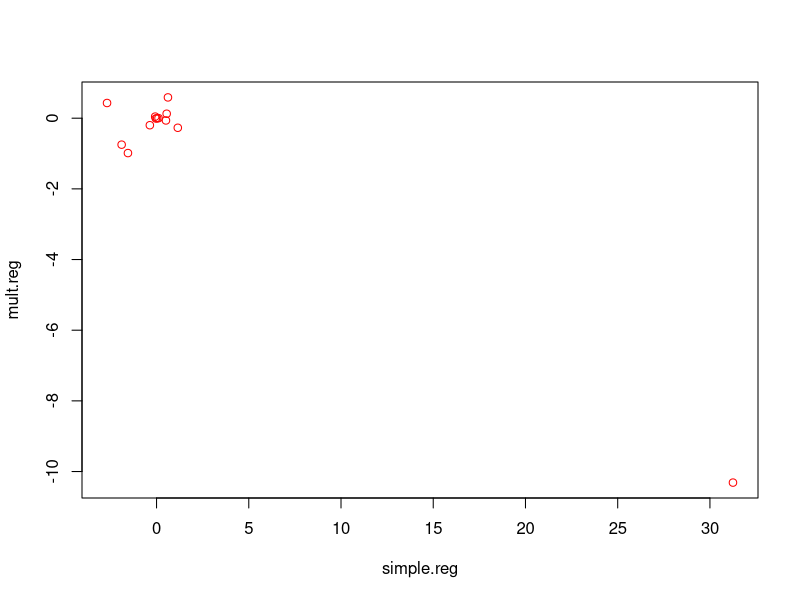

The R script that drew this image:
## ---- chunk 1
library(MASS)
attach(Boston)
fit.zn <- lm(crim ~ zn)
summary(fit.zn)
fit.indus <- lm(crim ~ indus)
summary(fit.indus)
chas <- as.factor(chas)
fit.chas <- lm(crim ~ chas)
summary(fit.chas)
fit.nox <- lm(crim ~ nox)
summary(fit.nox)
fit.rm <- lm(crim ~ rm)
summary(fit.rm)
fit.age <- lm(crim ~ age)
summary(fit.age)
fit.dis <- lm(crim ~ dis)
summary(fit.dis)
fit.rad <- lm(crim ~ rad)
summary(fit.rad)
fit.tax <- lm(crim ~ tax)
summary(fit.tax)
fit.ptratio <- lm(crim ~ ptratio)
summary(fit.ptratio)
fit.black <- lm(crim ~ black)
summary(fit.black)
fit.lstat <- lm(crim ~ lstat)
summary(fit.lstat)
fit.medv <- lm(crim ~ medv)
summary(fit.medv)
## ---- chunk 2
fit.all <- lm(crim ~ ., data = Boston)
summary(fit.all)
## ---- chunk 3
simple.reg <- vector("numeric",0)
simple.reg <- c(simple.reg, fit.zn$coefficient[2])
simple.reg <- c(simple.reg, fit.indus$coefficient[2])
simple.reg <- c(simple.reg, fit.chas$coefficient[2])
simple.reg <- c(simple.reg, fit.nox$coefficient[2])
simple.reg <- c(simple.reg, fit.rm$coefficient[2])
simple.reg <- c(simple.reg, fit.age$coefficient[2])
simple.reg <- c(simple.reg, fit.dis$coefficient[2])
simple.reg <- c(simple.reg, fit.rad$coefficient[2])
simple.reg <- c(simple.reg, fit.tax$coefficient[2])
simple.reg <- c(simple.reg, fit.ptratio$coefficient[2])
simple.reg <- c(simple.reg, fit.black$coefficient[2])
simple.reg <- c(simple.reg, fit.lstat$coefficient[2])
simple.reg <- c(simple.reg, fit.medv$coefficient[2])
mult.reg <- vector("numeric", 0)
mult.reg <- c(mult.reg, fit.all$coefficients)
mult.reg <- mult.reg[-1]
plot(simple.reg, mult.reg, col = "red")
## ---- chunk 4
cor(Boston[-c(1, 4)])
## ---- chunk 5
fit.zn2 <- lm(crim ~ poly(zn, 3))
summary(fit.zn2)
fit.indus2 <- lm(crim ~ poly(indus, 3))
summary(fit.indus2)
fit.nox2 <- lm(crim ~ poly(nox, 3))
summary(fit.nox2)
fit.rm2 <- lm(crim ~ poly(rm, 3))
summary(fit.rm2)
fit.age2 <- lm(crim ~ poly(age, 3))
summary(fit.age2)
fit.dis2 <- lm(crim ~ poly(dis, 3))
summary(fit.dis2)
fit.rad2 <- lm(crim ~ poly(rad, 3))
summary(fit.rad2)
fit.tax2 <- lm(crim ~ poly(tax, 3))
summary(fit.tax2)
fit.ptratio2 <- lm(crim ~ poly(ptratio, 3))
summary(fit.ptratio2)
fit.black2 <- lm(crim ~ poly(black, 3))
summary(fit.black2)
fit.lstat2 <- lm(crim ~ poly(lstat, 3))
summary(fit.lstat2)
fit.medv2 <- lm(crim ~ poly(medv, 3))
summary(fit.medv2)
